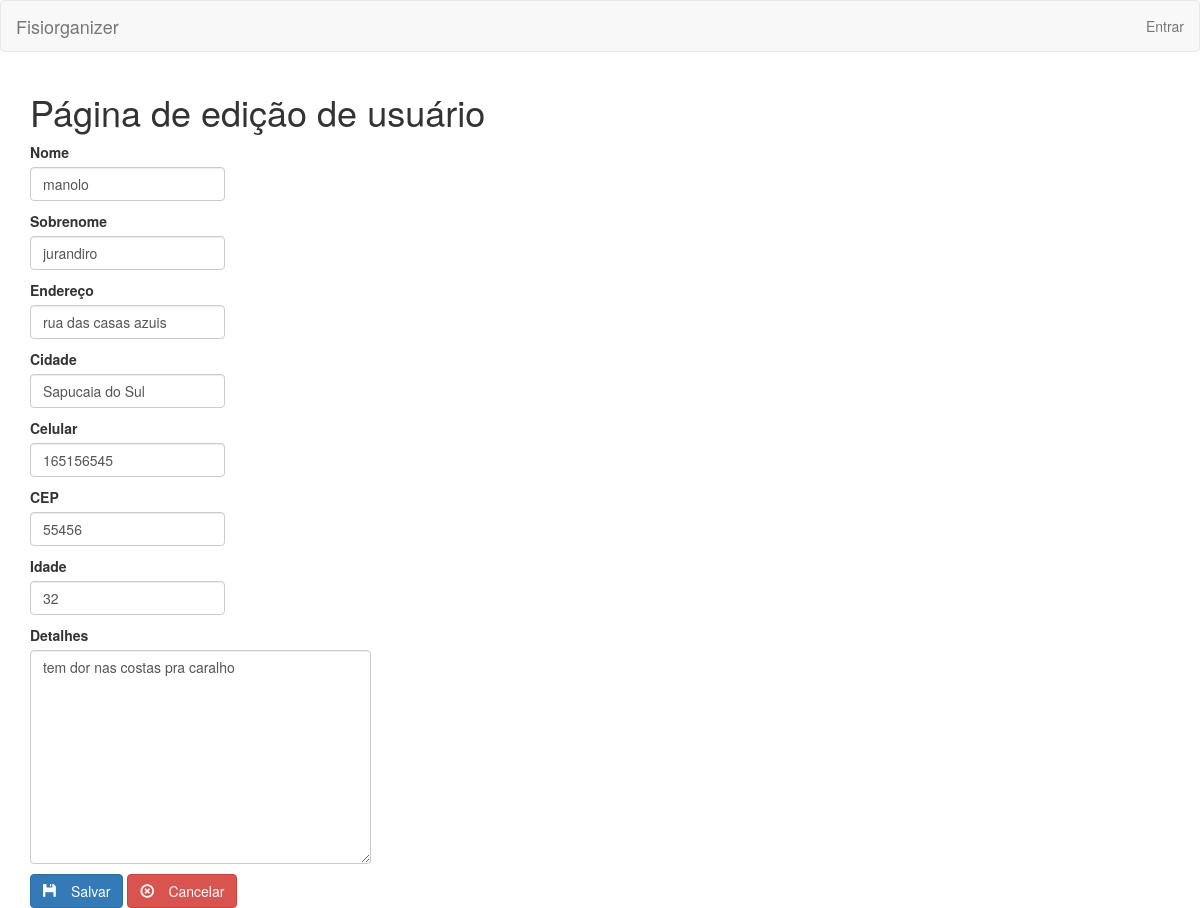
The app's page /customer/edit/1, older data.
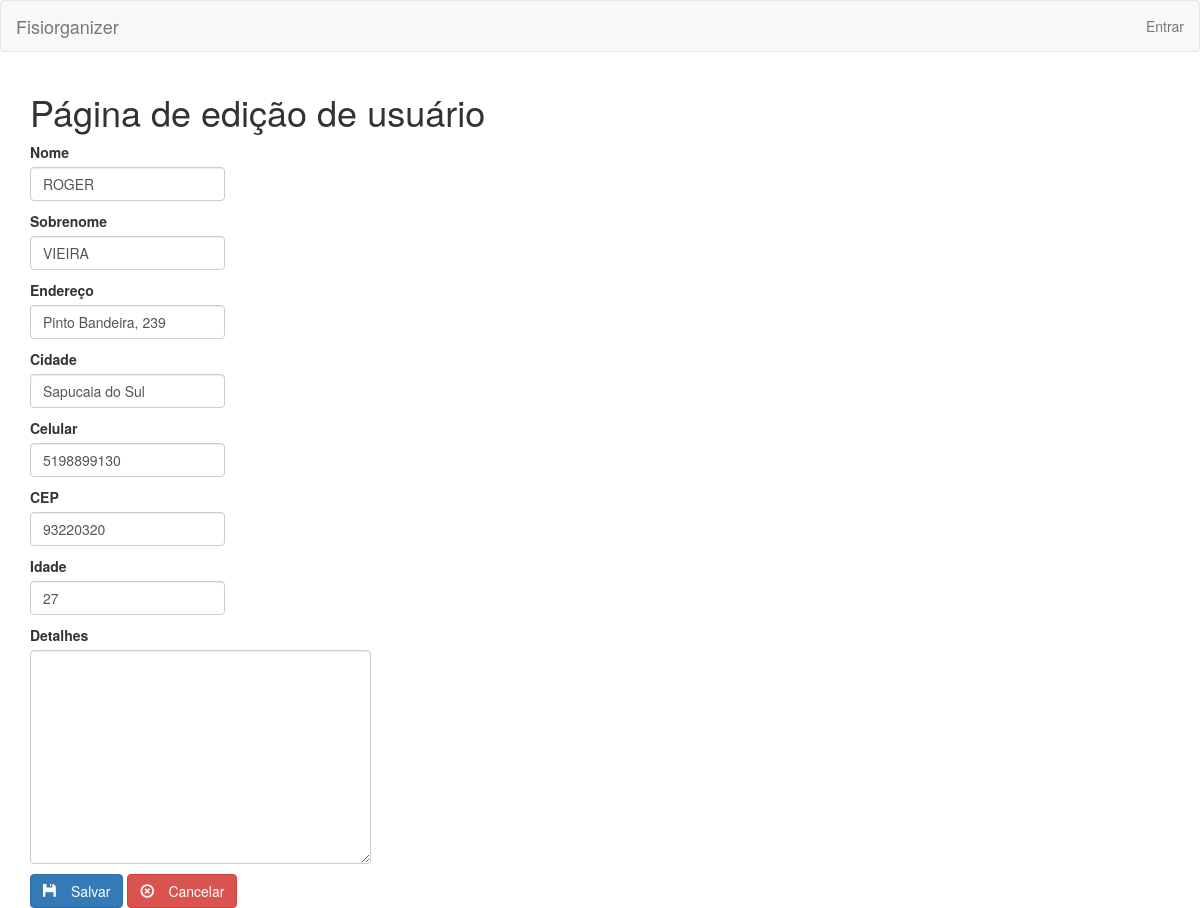
The same page, newer data.
### Fisiorganizer_SITE/models.py (models this page shows, shortened)
class Customer(models.Model):
    id = models.AutoField(primary_key=True)
    name = models.CharField(max_length=50, blank=False, default='')
    surname = models.CharField(max_length=150, blank=True)
    address = models.CharField(max_length=150, blank=True)
    city = models.CharField(max_length=25)
    cellphone = models.PositiveIntegerField(blank=False, null=False)
    CEP = models.PositiveIntegerField(blank=True, null=True)
    age = models.IntegerField(blank=False)
    details = models.TextField(max_length=500, blank=True)

### Fisiorganizer_SITE/views/customer_view.py (the view)
# urls.py: url(r'^customer/edit/(?P<id>[0-9]{1})', customer_view.edit, name='customer_edit'),
def edit(request, id):
    customer = get_object_or_404(Customer, id=id)
    if request.method == 'POST':
        customer_form = CustomerForm(request.POST, instance=customer)
        if customer_form.is_valid():
            customer = customer_form.save(commit=False)
            customer.name = request.POST['name']
            customer.surname = request.POST['surname']
            customer.address = request.POST['address']
            customer.city = request.POST['city']
            customer.cellphone = request.POST['cellphone']
            customer.CEP = request.POST['CEP']
            customer.age = request.POST['age']
            customer.details = request.POST['details']
            customer.save()
            return redirect(customer_view.list)
    else:
        customer_form = CustomerForm(instance=customer)
        return render(request, 'customer/customer_edit.html', {'customer_form': customer_form, 'customer':customer })

### Fisiorganizer_SITE/forms.py
class CustomerForm(ModelForm):
    class Meta:
        model = Customer
        fields = "__all__"
        labels = {
            'name' : 'Nome',
            'surname' : 'Sobrenome',
            'address' : 'Endereço',
            'city' : 'Cidade',
            'phone' : 'Telefone',
            'cellphone':'Celular',
            'CEP':'CEP',
            'age':'Idade',
            'details':'Detalhes'
        }

### Fisiorganizer_SITE/templates/customer/customer_edit.html (shortened to what this page needs)
<!DOCTYPE html>
<html lang="en">
<body>
{% extends "header.html" %}
{% load widget_tweaks %}
{% load static %}
{% block content %}
<h1>Página de edição de usuário</h1>
    <form class="form-inline" action="{% url 'customer_edit' id=customer.id %}" method="post" enctype="multipart/form-data">
        {% for field in customer_form %}
        <label>{{field.label}}</label>
        <p>{{field|add_class:"form-control"}}</p>
        {% endfor %}
        <button type="submit" class="btn btn-primary">
            <span class="glyphicon glyphicon-floppy-disk" aria-hidden="true">&nbsp;</span>Salvar
        </button>
        <a href="#" class="btn btn-danger" role="button">
            <span class="glyphicon glyphicon-remove-circle" aria-hidden="true">&nbsp;</span>Cancelar
        </a>
    </form>
</div>
{% endblock %}

Row changes from the older to the newer data that the page shows:
changed Customer "Sapucaia do Sul": name "manolo" → "ROGER"; surname "jurandiro" → "VIEIRA"; address "rua das casas azuis" → "Pinto Bandeira, 239"; cellphone "165156545" → "5198899130"; CEP "55456" → "93220320"; age "32" → "27"; details "tem dor nas costas pra caralho" → (not shown)
